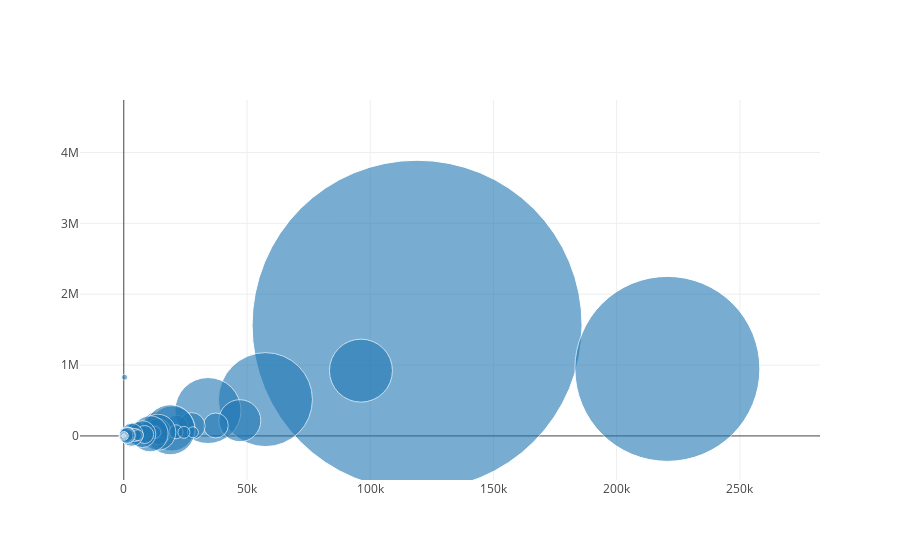

Notebook source saved alongside this figure:
### Code cell
x = providers.patients_total
y = providers.price_total
size = providers.cars

fig = go.Figure()
fig.add_scatter(x=x,
                y=y,
                mode='markers',
                marker={'size': size,
                        'opacity': 0.6,
                        'colorscale': 'Viridis'
                       })
iplot(fig)
